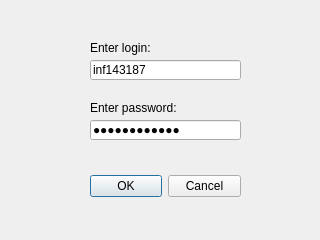
<?xml version="1.0" encoding="UTF-8"?>
<ui version="4.0">
 <class>Dialog</class>
 <widget class="QDialog" name="Dialog">
  <property name="geometry">
   <rect>
    <x>0</x>
    <y>0</y>
    <width>320</width>
    <height>240</height>
   </rect>
  </property>
  <property name="windowTitle">
   <string>Dialog</string>
  </property>
  <widget class="QDialogButtonBox" name="authBox">
   <property name="geometry">
    <rect>
     <x>90</x>
     <y>170</y>
     <width>151</width>
     <height>32</height>
    </rect>
   </property>
   <property name="orientation">
    <enum>Qt::Horizontal</enum>
   </property>
   <property name="standardButtons">
    <set>QDialogButtonBox::Cancel|QDialogButtonBox::Ok</set>
   </property>
  </widget>
  <widget class="QLineEdit" name="loginInput">
   <property name="geometry">
    <rect>
     <x>90</x>
     <y>60</y>
     <width>151</width>
     <height>20</height>
    </rect>
   </property>
   <property name="text">
    <string>inf143187</string>
   </property>
  </widget>
  <widget class="QLineEdit" name="passwordInput">
   <property name="geometry">
    <rect>
     <x>90</x>
     <y>120</y>
     <width>151</width>
     <height>20</height>
    </rect>
   </property>
   <property name="text">
    <string>124124124124</string>
   </property>
   <property name="echoMode">
    <enum>QLineEdit::Password</enum>
   </property>
  </widget>
  <widget class="QLabel" name="label">
   <property name="geometry">
    <rect>
     <x>90</x>
     <y>40</y>
     <width>71</width>
     <height>16</height>
    </rect>
   </property>
   <property name="text">
    <string>Enter login:</string>
   </property>
  </widget>
  <widget class="QLabel" name="label_2">
   <property name="geometry">
    <rect>
     <x>90</x>
     <y>100</y>
     <width>91</width>
     <height>16</height>
    </rect>
   </property>
   <property name="text">
    <string>Enter password:</string>
   </property>
  </widget>
 </widget>
 <resources/>
 <connections>
  <connection>
   <sender>authBox</sender>
   <signal>accepted()</signal>
   <receiver>Dialog</receiver>
   <slot>accept()</slot>
   <hints>
    <hint type="sourcelabel">
     <x>248</x>
     <y>254</y>
    </hint>
    <hint type="destinationlabel">
     <x>157</x>
     <y>274</y>
    </hint>
   </hints>
  </connection>
  <connection>
   <sender>authBox</sender>
   <signal>rejected()</signal>
   <receiver>Dialog</receiver>
   <slot>reject()</slot>
   <hints>
    <hint type="sourcelabel">
     <x>316</x>
     <y>260</y>
    </hint>
    <hint type="destinationlabel">
     <x>286</x>
     <y>274</y>
    </hint>
   </hints>
  </connection>
 </connections>
</ui>
